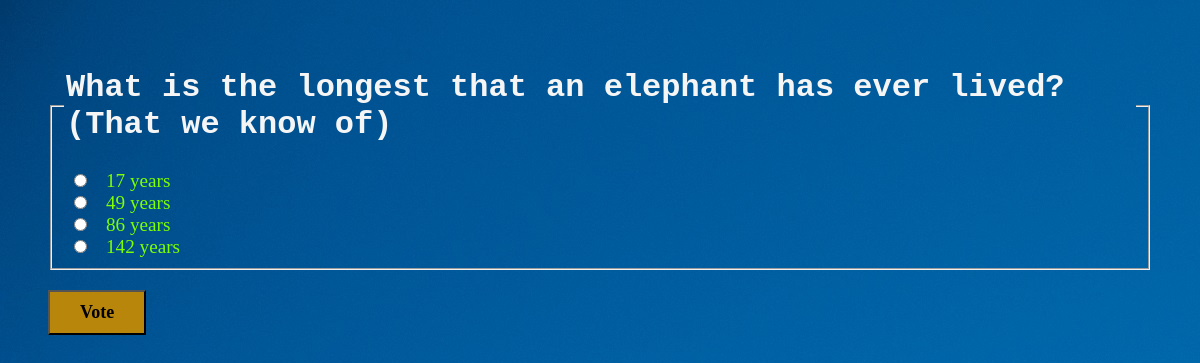
The app's page /polls/2/ with its own data.
### polls/models.py (models this page shows, shortened)
class Question(models.Model):
    question_text = models.CharField(max_length=200)
    pub_date = models.DateTimeField('date published')

class Choice(models.Model):
    question = models.ForeignKey(Question, on_delete=models.CASCADE)
    choice_text = models.CharField(max_length=200)
    votes = models.IntegerField(default=0)

### polls/views.py (the view)
# urls.py: path('<int:pk>/', views.DetailView.as_view(), name='detail'),
class DetailView(generic.DetailView):
    model = Question
    template_name = 'polls/detail.html'

### polls/templates/polls/detail.html (shortened to what this page needs)
{% load static %}
<link rel="stylesheet" href="{% static 'polls/style.css' %}">
<form action="{% url 'polls:vote' question.id %}" method="post">
<fieldset>
    <legend><h1>{{ question.question_text }}</h1></legend>
    {% for choice in question.choice_set.all %}
        <input type="radio" name="choice" id="choice{{ forloop.counter }}" value="{{ choice.id }}">
        <label for="choice{{ forloop.counter }}">{{ choice.choice_text }}</label><br>
    {% endfor %}
</fieldset>
<input id="vote_button" type="submit" value="Vote">
</form>

### polls/static/polls/style.css (style rules this page uses)
h1 { color: whitesmoke; font-family: 'Courier New'; }
#vote_button { margin-top: 20px; padding-left: 30px; padding-right: 30px; font-family: 'Lucida Sans'; background-color: darkgoldenrod; padding-top: 10px; padding-bottom: 10px; font-size: large; font-weight: bolder; }
label { font-size: larger; color: chartreuse; margin: 5px; }
input[type="radio"] { margin: 0 10px 0 10px; }

### records on screen
Question: question_text "What is the longest that an elephant has ever lived? (That we know of)"
Choice: choice_text "17 years"
Choice: choice_text "49 years"
Choice: choice_text "86 years"
Choice: choice_text "142 years"
